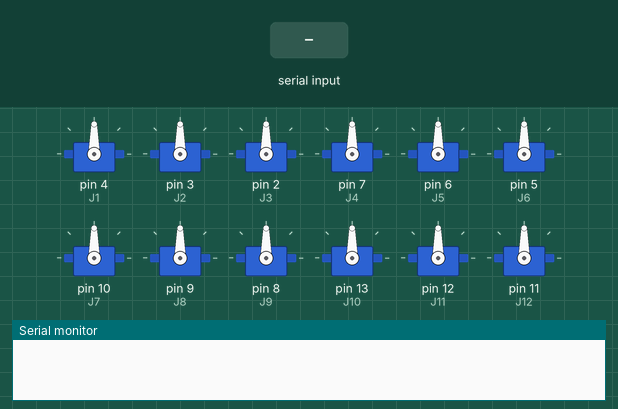
Simulated run of this sketch. Board: Arduino Uno, built with avr-gcc and run on an emulated ATmega328P. Shown: 12 × servo, the last lines printed to the serial monitor. The inputs (shaded band) are chosen by the test bench.

Above: at 1.2 s.
1.3 s: "a\n" received over Serial
At 3.0 s:
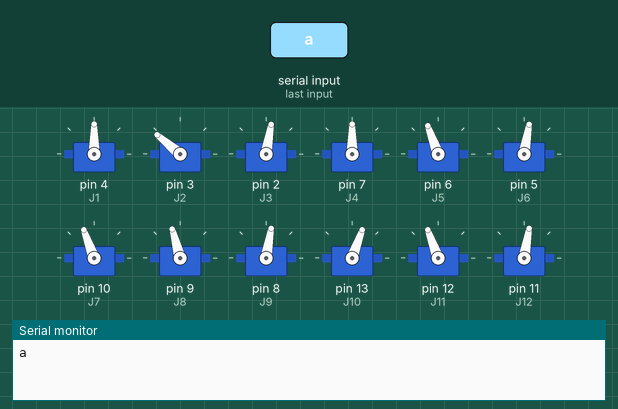
3.3 s: byte 98 ('b') received over Serial
At 4.1 s:
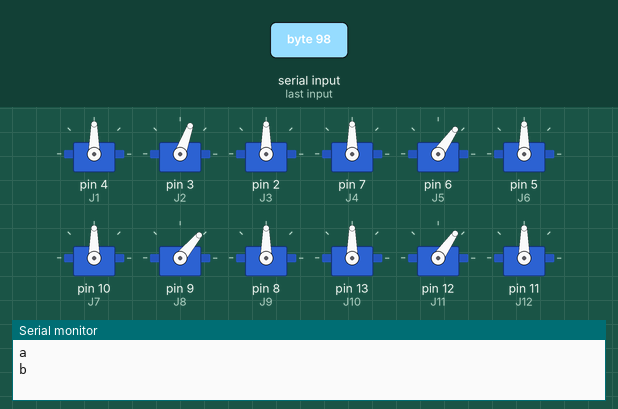
4.8 s: byte 114 ('r') received over Serial
At 5.3 s:
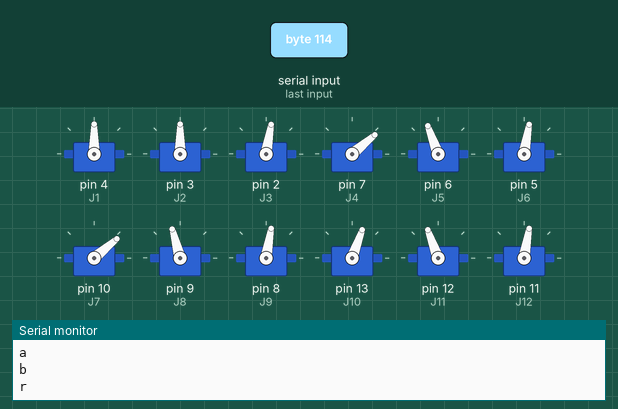
6.3 s: byte 108 ('l') received over Serial
At 7.5 s:
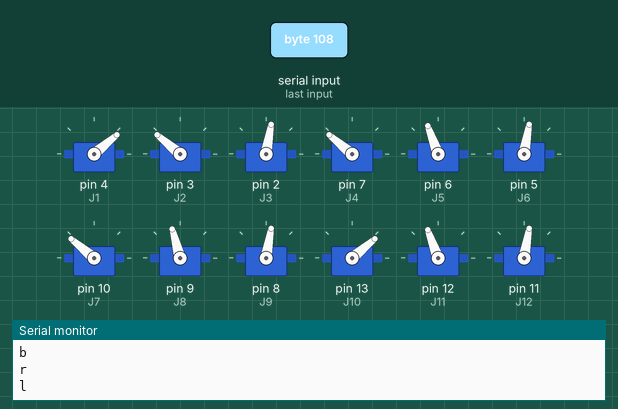
7.8 s: byte 116 ('t') received over Serial
At 8.7 s:
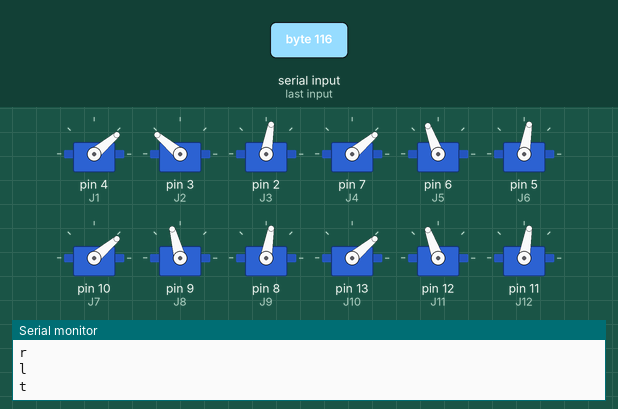
9.3 s: byte 117 ('u') received over Serial
At 10.3 s:
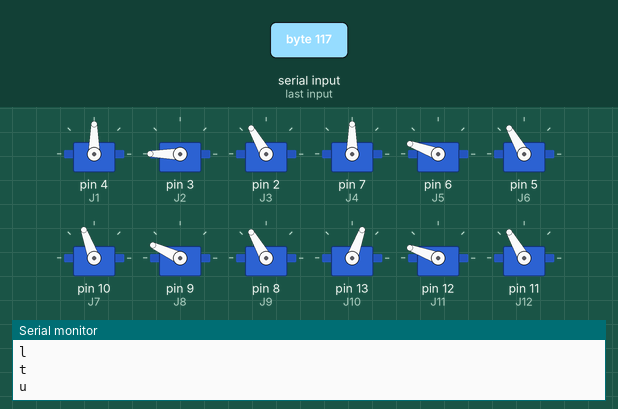
Timing chart, 0 to 13.3 s (numbered marks = the images above; inputs shaded):
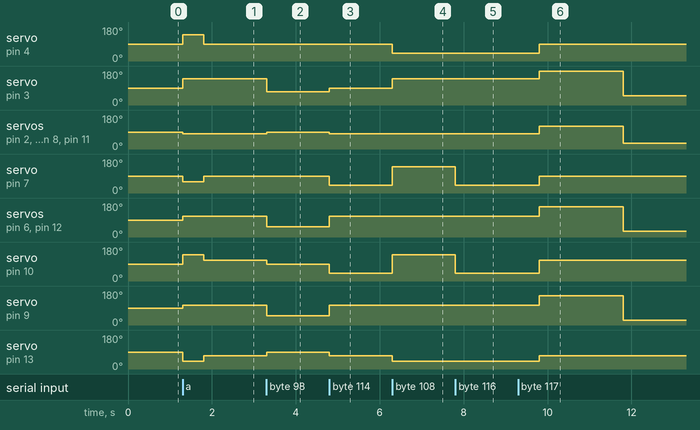

Measured:
- after the input at 1.3 s, servo on pin 4 (J1): 90° → 140° at once, → 90° 0.50 s later; servo on pin 3 (J2): 90° → 140° at once; servo on pin 2 (J3), servo on pin 5 (J6), servo on pin 8 (J9), servo on pin 11 (J12): 90° → 80° at once; servo on pin 7 (J4): 90° → 60° at once, → 90° 0.50 s later; servo on pin 6 (J5), servo on pin 12 (J11): 90° → 110° at once
- after the input at 3.3 s, servo on pin 3 (J2): 140° → 70° at once; servo on pin 2 (J3), servo on pin 5 (J6), servo on pin 8 (J9), servo on pin 11 (J12): 80° → 90° at once; servo on pin 6 (J5), servo on pin 12 (J11): 110° → 55° at once; servo on pin 10 (J7): 110° → 90° at once; servo on pin 9 (J8): 105° → 50° at once
- after the input at 4.8 s, servo on pin 3 (J2): 70° → 90° at once; servo on pin 2 (J3), servo on pin 5 (J6), servo on pin 8 (J9), servo on pin 11 (J12): 90° → 80° at once; servo on pin 7 (J4), servo on pin 10 (J7): 90° → 40° at once; servo on pin 6 (J5), servo on pin 12 (J11): 55° → 110° at once; servo on pin 9 (J8): 50° → 105° at once
- after the input at 6.3 s, servo on pin 4 (J1): 90° → 40° at once; servo on pin 3 (J2): 90° → 140° at once; servo on pin 7 (J4), servo on pin 10 (J7): 40° → 140° at once; servo on pin 13 (J10): 70° → 40° at once
- after the input at 7.8 s, servo on pin 7 (J4), servo on pin 10 (J7): 140° → 40° at once
- after the input at 9.3 s, servo on pin 4 (J1): 40° → 90° after 0.50 s; servo on pin 3 (J2): 140° → 180° after 0.50 s, → 50° 2.0 s later

The sketch:

Exp6.ino
```cpp
#include <Servo.h>

Servo J1;
Servo J2;
Servo J3;
Servo J4;
Servo J5;
Servo J6;
Servo J7;
Servo J8;
Servo J9;
Servo J10;
Servo J11;
Servo J12;
char data;

void cS1(int ang1, int ang2, int ang3){
  J1.write(ang1);
  J2.write(ang2);
  J3.write(ang3);
}
void cS2(int ang4, int ang5, int ang6){
  J4.write(ang4);
  J5.write(ang5);
  J6.write(ang6);
}
void cS3(int ang7, int ang8, int ang9){
  J7.write(ang7);
  J8.write(ang8);
  J9.write(ang9);
}
void cS4(int ang10, int ang11, int ang12){
  J10.write(ang10);
  J11.write(ang11);
  J12.write(ang12);
}

void setup() {
  Serial.begin(9600);
  J1.attach(4);
  J2.attach(3);
  J3.attach(2);
  J4.attach(7);
  J5.attach(6);
  J6.attach(5);
  J7.attach(10);
  J8.attach(9);
  J9.attach(8);
  J10.attach(13);
  J11.attach(12);
  J12.attach(11);
}

void loop() {
  if (Serial.available()) {
    data = Serial.read();
    Serial.print(data);
    Serial.print("\n");
    if (data == 'a') { // Walk forward
      walkForward();
    } else if (data == 'b') { // Lay down
      layDown();
    } else if (data == 'r') { // Turn right
      turnRight();
    } else if (data == 'l') { // Turn left
      turnLeft();
    } else if (data == 't') { // Turn
      turn();
    } else if (data == 'u') { // Up and down motion
      updown();
    } else if (data == 'i') { // Back motion
      backmotion();
    } else if (data == 'z') { // Walk backward
      walkBackward();
    } else {
      stand();
    }
  }
}

void walkForward() {
  cS1(140, 140, 80);
  cS2(60, 110, 80);
  cS3(140, 105, 80);
  cS4(40, 110, 80);
  delay(500);
}

void walkBackward() {
  cS1(70, 140, 80);
  cS2(130, 110, 80);
  cS3(70, 105, 80);
  cS4(130, 110, 80);
  delay(500);
}

void layDown() {
  cS1(90, 70, 90);
  cS2(90, 55, 90);
  cS3(90, 50, 90);
  cS4(90, 55, 90);
  delay(500);
}

void turnRight() {
  cS1(90, 90, 80);
  cS2(40, 110, 80);
  cS3(40, 105, 80);
  cS4(70, 110, 80);
  delay(500);
}

void turnLeft() {
  cS1(40, 140, 80);
  cS2(140, 110, 80);
  cS3(140, 105, 80);
  cS4(40, 110, 80);
  delay(500);
}

void turn() {
  cS1(40, 140, 80);
  cS2(40, 110, 80);
  cS3(40, 105, 80);
  cS4(40, 110, 80);
  delay(2000);
}

void updown() {
  cS1(90, 180, 120);
  cS2(90, 160, 120);
  cS3(110, 155, 120);
  cS4(70, 160, 120);
  delay(2000);
  cS1(90, 50, 30);
  cS2(90, 30, 30);
  cS3(110, 25, 30);
  cS4(70, 30, 30);
  delay(2000);
}

void backmotion() {
  cS1(70, 140, 60);
  cS2(130, 110, 60);
  cS3(70, 105, 60);
  cS4(110, 110, 60);
}

void stand() {
  cS1(90, 140, 80);
  cS2(90, 110, 80);
  cS3(110, 105, 80);
  cS4(70, 110, 80);
}
```
